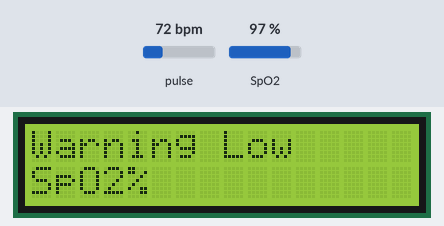
The sketch below on a simulated ESP8266 (NodeMCU). Parts: 16×2 character LCD. Inputs (shaded band) come from the test bench; at power-on: pulse 72 bpm, SpO2 97 %. WiFi joins after 1.5 s; servers stay silent unless stated; no MQTT or app messages arrive unless stated; what the sketch prints to the serial monitor is not drawn.

Above: at 5.8 s.
5.9 s: pulse set to 118 bpm
At 7.0 s:
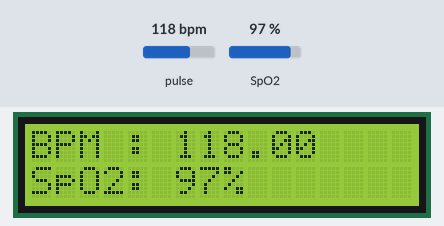
7.7 s: pulse set to 123 bpm
At 8.1 s:
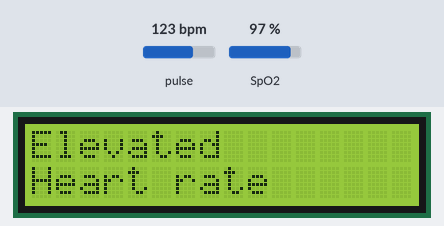
9.3 s: pulse set to 42 bpm
At 10.1 s:
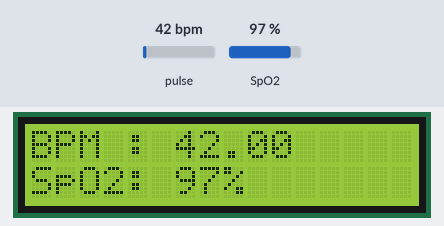
10.8 s: SpO2 set to 90 %
At 11.5 s:
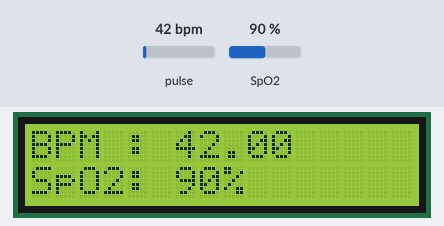
12.4 s: pulse set to 130 bpm
At 13.7 s:
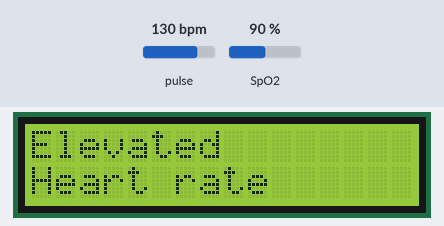
14.0 s: SpO2 set to 88 %
At 14.8 s:
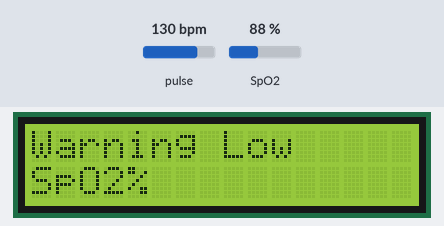
Timing chart, 0 to 16.6 s (numbered marks = the images above; inputs shaded):
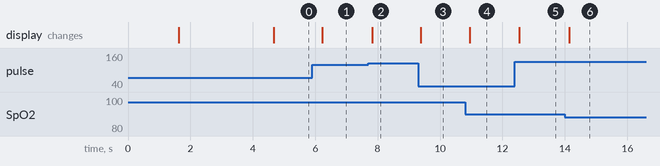

Measured:
- the behaviour switches between 120 and 121 bpm on pulse (found by bisection; images 1 and 2)
- the behaviour switches between 90 and 89 % on SpO2 (found by bisection; images 5 and 6)
- after the input at 5.9 s, the display: changes after 0.33 s (image 1)
- after the input at 7.7 s, the display: changes after 0.12 s (image 2)
- after the input at 9.3 s, the display: changes after 0.08 s (image 3)
- after the input at 10.8 s, the display: changes after 0.15 s (image 4)
- after the input at 12.4 s, the display: changes after 0.15 s (image 5)
- after the input at 14.0 s, the display: changes after 0.14 s (image 6)

The sketch:

pulse.ino
```cpp
#include <LiquidCrystal_I2C.h>
#include "MAX30100_PulseOximeter.h"
#include "Adafruit_MQTT.h"
#include "Adafruit_MQTT_Client.h"
#include <ESP8266WiFi.h>

LiquidCrystal_I2C lcd (0x27, 16, 2);

#define REPORTING_PERIOD_MS 500
#define PUB_PERIOD_MS 2000

#define WLAN_SSID ""
#define WLAN_PASS ""

#define AIO_SERVER "io.adafruit.com"
#define AIO_SERVERPORT 1883
#define AIO_USERNAME  ""
#define AIO_KEY       ""

WiFiClient client;

Adafruit_MQTT_Client mqtt(&client, AIO_SERVER, AIO_SERVERPORT, AIO_USERNAME, AIO_KEY);
Adafruit_MQTT_Publish HeartRate = Adafruit_MQTT_Publish(&mqtt, AIO_USERNAME "/feeds/HeartRate");
Adafruit_MQTT_Publish SpO2 = Adafruit_MQTT_Publish(&mqtt, AIO_USERNAME "/feeds/spo2");
Adafruit_MQTT_Publish Warning_SpO2 = Adafruit_MQTT_Publish(&mqtt, AIO_USERNAME "/feeds/Warning_SpO2");
Adafruit_MQTT_Publish Warning_heartrate = Adafruit_MQTT_Publish(&mqtt, AIO_USERNAME "/feeds/Warning_HeartRate");

PulseOximeter pox;
uint32_t tsLastReport = 0;
uint32_t pubLastReport = 0;

void connect() {
  Serial.print(F("Connecting to Adafruit IO... "));
  int8_t ret;
  while ((ret = mqtt.connect()) != 0) {
    switch (ret) {
      case 1: Serial.println(F("Wrong protocol")); break;
      case 2: Serial.println(F("ID rejected")); break;
      case 3: Serial.println(F("Server unavail")); break;
      case 4: Serial.println(F("Bad user/pass")); break;
      case 5: Serial.println(F("Not authed")); break;
      case 6: Serial.println(F("Failed to subscribe")); break;
      default: Serial.println(F("Connection failed")); break;
    }

    if (ret >= 0)
      mqtt.disconnect();

    Serial.println(F("Retrying connection..."));
    delay(10000);
  }
  Serial.println(F("Adafruit IO Connected!"));
}

void onBeatDetected()
{
  Serial.println("Beat!");
}

void setup()
{
  Serial.begin(115200);

  Serial.print(F("Connecting to "));
  Serial.println(WLAN_SSID);
  WiFi.begin(WLAN_SSID, WLAN_PASS);
  while (WiFi.status() != WL_CONNECTED) {
    delay(500);
    Serial.print(F("."));
  }
  Serial.println();
  Serial.println(F("WiFi connected"));
  Serial.println(F("IP address: "));
  Serial.println(WiFi.localIP());

  connect();

  Serial.print("Initializing pulse oximeter..");
  lcd.init ();
  lcd. backlight ();
  lcd.print("Initializing...");
  delay(3000);
  lcd.clear();

  if (!pox.begin()) {
    Serial.println("FAILED");
    for (;;);
  } else {
    Serial.println("SUCCESS");
  }
  pox.setIRLedCurrent(MAX30100_LED_CURR_27_1MA);

  pox.setOnBeatDetectedCallback(onBeatDetected);
}

void loop()
{
  char low_hr[] = "Warning Low heart rate";
  char high_hr[] = "Warning High heart rate";
  char low_spo2[] = "Warning Low SpO2,visit doctor immediately";
  char crictical_spo2[] = "Warning critically low SpO2";

  pox.update();
  float heartrate = pox.getHeartRate();
  float spo2 = pox.getSpO2();

  if (millis() - tsLastReport > REPORTING_PERIOD_MS) {
    Serial.print("Heart rate:");
    Serial.print(pox.getHeartRate());

    Serial.print("bpm / SpO2:");
    Serial.print(pox.getSpO2());
    Serial.println("%");

    lcd.clear();
    lcd.setCursor(0, 0);
    lcd.print("BPM : ");
    lcd.print(pox.getHeartRate());

    lcd.setCursor(0, 1);
    lcd.print("SpO2: ");
    lcd.print(pox.getSpO2());
    lcd.print("%");

    tsLastReport = millis();

    if (heartrate >120) {
      lcd.clear();
      lcd.setCursor(0, 0);
      lcd.print("Elevated");
      lcd.setCursor(0, 1);
      lcd.print("Heart rate");
    }

    else if (heartrate >140) {
      lcd.clear();
      lcd.setCursor(0, 0);
      lcd.print("Warning High");
      lcd.setCursor(0, 1);
      lcd.print("Heart rate");
    }

    if (spo2 < 90) {
      lcd.clear();
      lcd.setCursor(0, 0);
      lcd.print("Warning Low");
      lcd.setCursor(0, 1);
      lcd.print("SpO2%");
    }

    else if (spo2 < 70) {
      lcd.clear();
      lcd.setCursor(0, 0);
      lcd.print("Visit Doctor");
      lcd.setCursor(0, 1);
      lcd.print("Immediately");
      if(!Warning_SpO2.publish(low_spo2)) {
      Serial.println(F("Failed"));
      }
    }

    else if (spo2 < 60) {
      lcd.clear();
      lcd.setCursor(0, 0);
      lcd.print("Critically Low");
      lcd.setCursor(0, 1);
      lcd.print("SpO2%");
      if(!Warning_SpO2.publish(crictical_spo2)) {
      Serial.println(F("Failed"));
      }
    }
  }

  if (millis()-pubLastReport>PUB_PERIOD_MS) {
    if (!HeartRate.publish(heartrate)) {
      Serial.println(F("Failed"));
    }
    if (!SpO2.publish(spo2)) {
      Serial.println(F("Failed"));
    }
    else {
      Serial.println(F("Sent!"));
    }
    pubLastReport = millis();
  }
}
```
